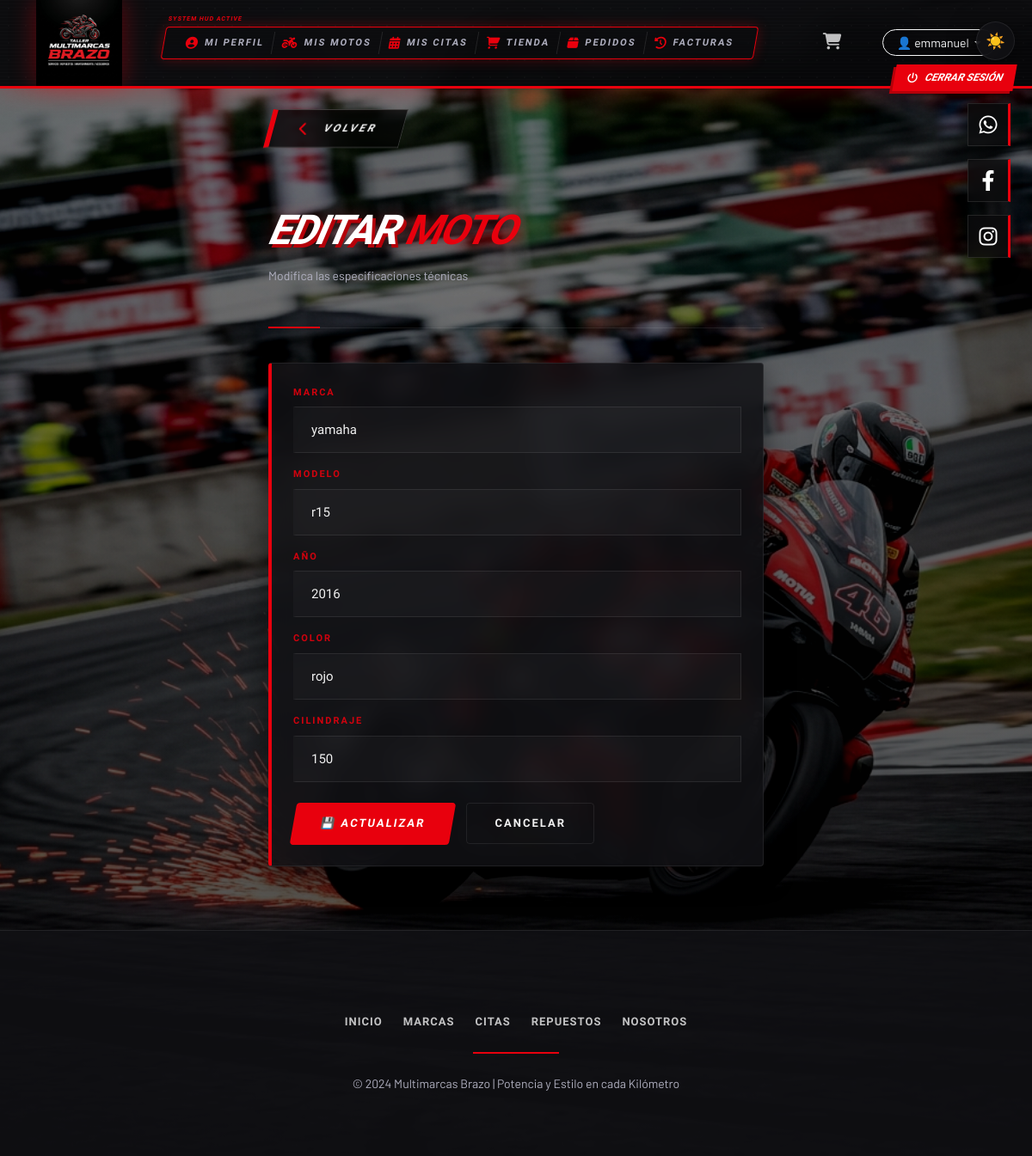
The app's page /motos/1/editar (signed in) with its own data.
### app/models/user.py (models this page shows, shortened)
class User(UserMixin, db.Model):
    __tablename__ = 'users'
    id = db.Column(db.Integer, primary_key=True)
    nombre_completo = db.Column(db.String(150), nullable=False)
    username = db.Column(db.String(80), unique=True, nullable=False)
    email = db.Column(db.String(120), unique=True, nullable=False)
    telefono = db.Column(db.String(20))
    password = db.Column(db.String(200), nullable=False)
    rol = db.Column(db.String(20), default='cliente')
    activo = db.Column(db.Boolean, default=True)
    motos = db.relationship('Moto', backref='propietario', lazy=True, cascade="all, delete-orphan")
    citas = db.relationship('Cita', backref='cliente', lazy=True, cascade="all, delete-orphan")
    def is_admin(self):
        return self.rol == 'admin'
    def is_empleado(self):
        return self.rol in ['admin', 'empleado']

### app/models/moto.py (models this page shows, shortened)
class Moto(db.Model):
    __tablename__ = 'motos'
    id = db.Column(db.Integer, primary_key=True)
    marca = db.Column(db.String(80), nullable=False)
    modelo = db.Column(db.String(80), nullable=False)
    placa = db.Column(db.String(20), unique=True, nullable=False)
    año = db.Column(db.Integer)
    color = db.Column(db.String(40))
    cilindraje = db.Column(db.String(20))
    user_id = db.Column(db.Integer, db.ForeignKey('users.id'), nullable=False)
    citas = db.relationship('Cita', backref='moto', lazy=True, cascade="all, delete-orphan")

### app/routes/moto_route.py (the view, shortened to what this page needs)
@motos_bp.route('/<int:mid>/editar', methods=['GET', 'POST'])
@login_required
def editar(mid):
    moto = Moto.query.get_or_404(mid)
    if not (current_user.is_empleado() or current_user.is_admin() or moto.user_id == current_user.id):
        flash('Acceso denegado.', 'danger')
        return redirect(url_for('motos.index'))
    return render_template('motos/editar.html', moto=moto)

### app/templates/motos/editar.html (shortened to what this page needs)
{% extends "base.html" %}
{% block content %}
<div class="container py-4" style="max-width:600px;">
  <div class="mb-4">
    <a href="{{ url_for('motos.index') }}" class="btn-back-striking"><i class="fas fa-chevron-left"></i> VOLVER</a>
  </div>
  <div class="page-header">
    <h1 class="page-title">Editar <span>Moto</span></h1>
    <p class="page-subtitle">Modifica las especificaciones técnicas</p>
  </div>
  <div class="card-brazo">
    <form method="POST">
      <div class="mb-3">
        <label class="form-label-brazo">Marca</label>
        <input type="text" name="marca" value="{{ moto.marca }}" class="form-input-brazo" required>
      </div>
      <div class="mb-3">
        <label class="form-label-brazo">Modelo</label>
        <input type="text" name="modelo" value="{{ moto.modelo }}" class="form-input-brazo" required>
      </div>
      <div class="mb-3">
        <label class="form-label-brazo">Año</label>
        <input type="number" name="año" value="{{ moto.año }}" class="form-input-brazo">
      </div>
      <div class="mb-3">
        <label class="form-label-brazo">Color</label>
        <input type="text" name="color" value="{{ moto.color }}" class="form-input-brazo">
      </div>
      <div class="mb-3">
        <label class="form-label-brazo">Cilindraje</label>
        <input type="text" name="cilindraje" value="{{ moto.cilindraje }}" class="form-input-brazo">
      </div>
      <div class="d-flex gap-3 mt-4">
        <button class="btn-primary-brazo">
          💾 Actualizar
        </button>
        <a href="{{ url_for('motos.index') }}" class="btn-outline-brazo">
          Cancelar
        </a>
      </div>
    </form>
  </div>
</div>
{% endblock %}

### app/templates/base.html (shortened to what this page needs)
<!DOCTYPE html>
<html lang="es" data-theme="dark">
<head>
  <link rel="stylesheet" href="https://cdn.jsdelivr.net/npm/bootstrap@5.3.0/dist/css/bootstrap.min.css">
  <link rel="stylesheet" href="{{ url_for('static', filename='css/main.css') }}">
  <link rel="stylesheet" href="https://cdnjs.cloudflare.com/ajax/libs/font-awesome/6.4.0/css/all.min.css">
</head>
<body>
{% if current_user.is_authenticated %}
<div class="logout-fixed">
    <a href="{{ url_for('auth.logout') }}" class="btn-logout-racer">
        <i class="fas fa-power-off"></i> CERRAR SESIÓN
    </a>
</div>
{% endif %}
<nav class="navbar navbar-expand-lg">
  <div class="container">
    <a class="navbar-brand" href="{{ url_for('home.index') }}">
      <img src="{{ url_for('static', filename='img/logo_brazo.png') }}" alt="Multimarcas Brazo" class="logo-main">
    </a>
      <ul class="navbar-nav mx-auto mb-2 mb-lg-0">
        <div class="navbar-status d-none d-lg-block">
            <div class="d-flex align-items-center">
                {% if current_user.is_authenticated %}
                    {% if current_user.is_admin() or current_user.is_empleado() %}
                        <a href="{{ url_for('admin.usuarios') }}" class="hud-shortcut-link"><i class="fas fa-users"></i> USUARIOS</a>
                        <a href="{{ url_for('admin.empleados') }}" class="hud-shortcut-link"><i class="fas fa-user-gear"></i> EQUIPO</a>
                        <a href="{{ url_for('admin.motos') }}" class="hud-shortcut-link"><i class="fas fa-motorcycle"></i> BASE DATOS</a>
                        <a href="{{ url_for('admin.citas') }}" class="hud-shortcut-link"><i class="fas fa-calendar-check"></i> AGENDA</a>
                        <a href="{{ url_for('repuestos.index') }}" class="hud-shortcut-link"><i class="fas fa-box-open"></i> INVENTARIO</a>
                        <a href="{{ url_for('admin.pedidos') }}" class="hud-shortcut-link"><i class="fas fa-shopping-basket"></i> PEDIDOS</a>
                        <a href="{{ url_for('admin.facturas') }}" class="hud-shortcut-link"><i class="fas fa-file-invoice-dollar"></i> FACTURAS</a>
                    {% else %}
                        <a href="{{ url_for('auth.perfil') }}" class="hud-shortcut-link"><i class="fas fa-user-circle"></i> MI PERFIL</a>
                        <a href="{{ url_for('motos.index') }}" class="hud-shortcut-link"><i class="fas fa-motorcycle"></i> MIS MOTOS</a>
                        <a href="{{ url_for('citas.index') }}" class="hud-shortcut-link"><i class="fas fa-calendar-alt"></i> MIS CITAS</a>
                        <a href="{{ url_for('repuestos.index') }}" class="hud-shortcut-link"><i class="fas fa-shopping-cart"></i> TIENDA</a>
                        <a href="{{ url_for('cliente.mis_pedidos') }}" class="hud-shortcut-link"><i class="fas fa-box"></i> PEDIDOS</a>
                        <a href="{{ url_for('cliente.historial') }}" class="hud-shortcut-link"><i class="fas fa-history"></i> FACTURAS</a>
                    {% endif %}
                {% endif %}
            </div>
        </div>
      </ul>
      <div class="ms-auto d-flex align-items-center gap-3">
        {% if current_user.is_authenticated %}
          {% if not current_user.is_admin() and not current_user.is_empleado() %}
          <a href="{{ url_for('carrito.ver_carrito') }}" class="nav-link position-relative me-3" title="Carrito">
            <i class="fas fa-shopping-cart" style="font-size: 1.2rem;"></i>
          </a>
          {% endif %}
          <div class="dropdown">
            <button class="btn btn-outline-light btn-sm dropdown-toggle rounded-pill px-3" type="button" data-bs-toggle="dropdown">
              👤 {{ current_user.nombre_completo.split(' ')[0] if current_user.nombre_completo else 'Usuario' }}
            </button>
          </div>
        {% endif %}
      </div>
    </div>
</nav>
<main>
  {% block content %}{% endblock %}
</main>
<footer class="footer-brazo">
  <div class="container text-center py-5">
    <div class="footer-nav mb-4 d-flex justify-content-center gap-4 flex-wrap">
        <a href="{{ url_for('home.index') }}" class="footer-link">INICIO</a>
        <a href="{{ url_for('home.marcas') }}" class="footer-link">MARCAS</a>
        <a href="{{ url_for('home.citas_info') }}" class="footer-link">CITAS</a>
        <a href="{{ url_for('home.repuestos_info') }}" class="footer-link">REPUESTOS</a>
        <a href="{{ url_for('home.nosotros') }}" class="footer-link">NOSOTROS</a>
    </div>
    <div class="footer-divider mb-4"></div>
    <p class="text-muted small mb-0">© 2024 Multimarcas Brazo | Potencia y Estilo en cada Kilómetro</p>
  </div>
</footer>
<button class="theme-toggle" id="themeToggle" onclick="toggleTheme()" title="Cambiar modo">🌙</button>
<div class="social-hud-float">
    <a href="https://wa.me/573204545930" target="_blank" class="social-hud-icon whatsapp" title="WhatsApp">
      <i class="fab fa-whatsapp"></i>
    </a>
    <a href="https://www.facebook.com/share/1CCzv4MGuq/" target="_blank" class="social-hud-icon facebook" title="Facebook">
      <i class="fab fa-facebook-f"></i>
    </a>
    <a href="https://www.instagram.com/multimarcasbrazo_61?igsh=MTN1dHdnaW9tdGtybA==" target="_blank" class="social-hud-icon instagram" title="Instagram">
      <i class="fab fa-instagram"></i>
    </a>
</div>
</body>
</html>

### app/templates/base.html (style rules this page uses)
.logout-fixed { position: fixed; top: 75px; right: 20px; z-index: 10001; }
.btn-logout-racer { background: var(--red); color: white; padding: 6px 15px; font-family: var(--font-display); font-weight: 900; font-size: 12px; text-transform: uppercase; text-decoration: none; font-style: italic; transform: var(--racer-skew); display: flex; align-items: center; gap: 8px; border: none; box-shadow: -3px 3px 0 var(--red-dark); transition: 0.2s; }
.navbar { background: var(--bg-nav) !important; backdrop-filter: blur(15px); border-bottom: 3px solid var(--red) !important; box-shadow: 0 0 30px var(--red-glow) !important; position: relative; overflow: visible; min-height: 100px; display: flex; align-items: center; }
.navbar::after { content: ''; position: absolute; top: 0; left: -100%; width: 100%; height: 100%; background: linear-gradient(90deg, transparent, var(--red-glow), transparent); animation: scanline 4s linear infinite; pointer-events: none; }
.navbar::before { content: ''; position: absolute; inset: 0; background-image: radial-gradient(circle at 50% 50%, rgba(255,255,255,0.02) 1px, transparent 1px), linear-gradient(rgba(255,255,255,0.01) 1px, transparent 1px); background-size: 20px 20px, 100% 4px; pointer-events: none; }
.navbar-status { font-family: 'Rajdhani', sans-serif; font-size: 11px; text-transform: uppercase; letter-spacing: 2px; color: var(--text); font-weight: 700; background: rgba(10, 10, 12, 0.6); padding: 5px 15px; border: 1px solid var(--red); border-radius: 4px; box-shadow: 0 0 15px var(--red-glow); display: flex; align-items: center; gap: 10px; transform: skewX(-10deg); position: relative; }
.hud-shortcut-link { color: var(--text-muted); text-decoration: none; padding: 4px 10px; border-right: 1px solid rgba(255,255,255,0.1); display: flex; align-items: center; gap: 6px; transition: 0.3s; white-space: nowrap; }
.hud-shortcut-link:last-child { border-right: none; }
.hud-shortcut-link i { color: var(--red); font-size: 14px; }
.navbar-status::before { content: 'SYSTEM HUD ACTIVE'; position: absolute; top: -15px; left: 0; font-size: 7px; color: var(--red); letter-spacing: 1px; font-weight: 900; }
.logo-main { height: 100px; width: auto; object-fit: contain; transition: 0.4s cubic-bezier(0.175, 0.885, 0.32, 1.275); filter: drop-shadow(0 0 15px rgba(232,0,13,0.4)); margin-top: -5px; margin-bottom: -5px; }
.footer-brazo { background: var(--bg-card); border-top: 1px solid var(--border); margin-top: 50px; }
.footer-link { text-decoration: none; color: var(--text); font-family: var(--font-display); font-weight: 700; font-size: 13px; letter-spacing: 1px; transition: 0.3s; opacity: 0.8; }
.social-hud-float { position: fixed; top: 120px; right: 25px; display: flex; flex-direction: column; gap: 15px; z-index: 10000; }
.social-hud-icon { width: 50px; height: 50px; background: rgba(10, 10, 12, 0.8); backdrop-filter: blur(10px); border: 1px solid rgba(255, 255, 255, 0.1); border-right: 3px solid var(--red); display: flex; align-items: center; justify-content: center; color: white; font-size: 24px; text-decoration: none; transition: 0.3s cubic-bezier(0.4, 0, 0.2, 1); box-shadow: -10px 10px 20px rgba(0,0,0,0.5); }
.footer-divider { width: 100px; height: 2px; background: var(--red); margin: 0 auto; }

### records on screen
User: nombre_completo "emmanuel"
Moto: marca "yamaha", modelo "r15", año "2016", color "rojo", cilindraje "150"
